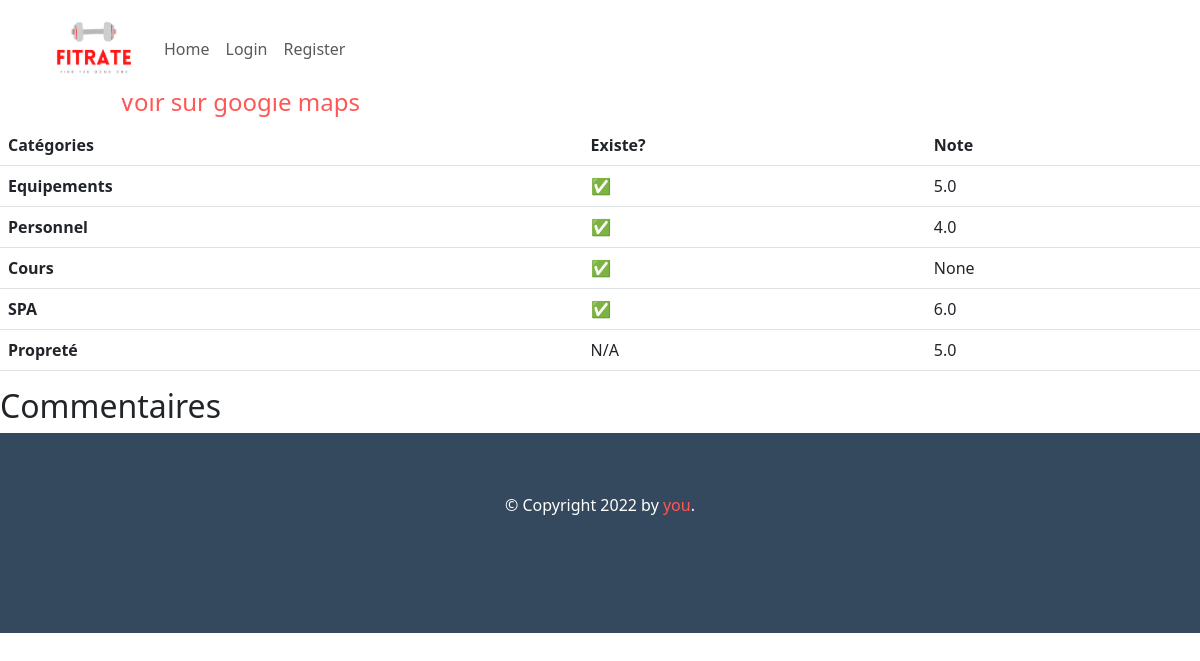
Before: /info?id=1 with the older database file.
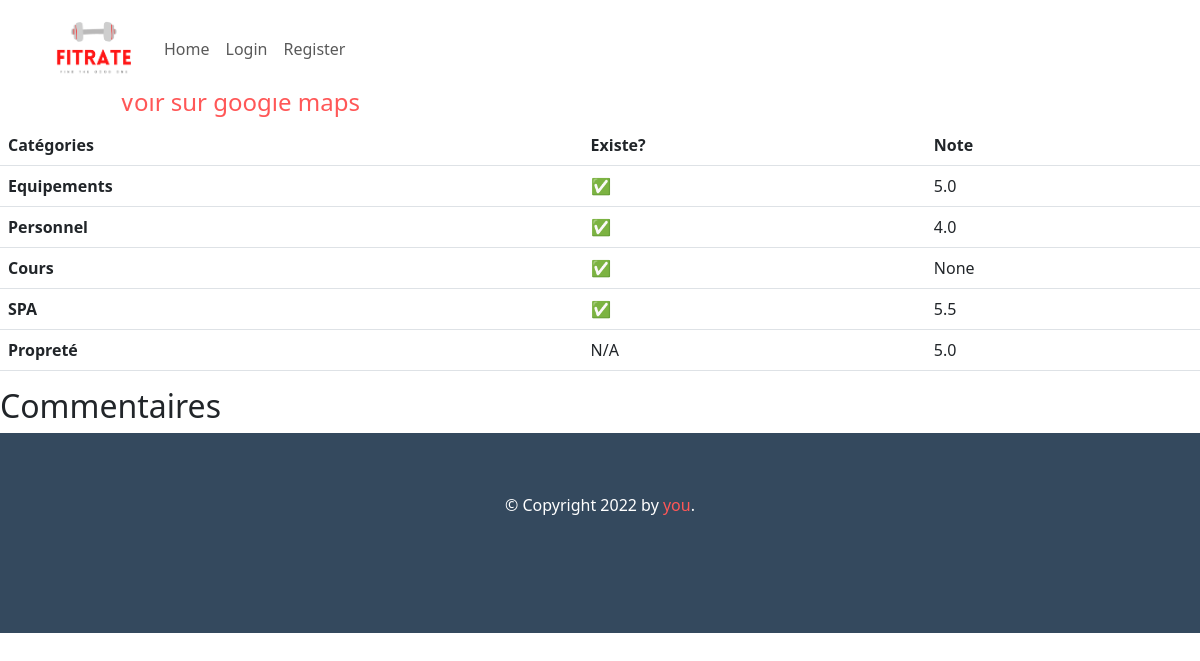
After: the same page with the newer database file.
### main.py (models this page shows, shortened)
class Fitness(db.Model):
    __tablename__ = 'fitness'
    id = db.Column(db.Integer, primary_key=True)
    name = db.Column(db.String(250), nullable=False)
    adresse = db.Column(db.String(250), nullable=False, unique=True)
    ville= db.Column(db.String(250), nullable=False, unique=True)
    url_image = db.Column(db.String(250), nullable=False)
    adresse_url = db.Column(db.String(250), nullable=False)
    note_equipement = db.Column(db.Float(250), nullable=False)
    note_equipement_nombre = db.Column(db.Integer)
    note_personnel = db.Column(db.Float(250))
    note_personnel_nombre = db.Column(db.Integer)
    note_proprete = db.Column(db.Float(250))
    note_proprete_nombre = db.Column(db.Integer)
    is_cours = db.Column(db.Boolean)
    note_cours = db.Column(db.Float(250))
    note_cours_nombre = db.Column(db.Integer)
    is_spa = db.Column(db.Boolean)
    note_spa = db.Column(db.Float(250))
    note_spa_nombre = db.Column(db.Integer)
    prix_mensuel = db.Column(db.Float(250))
    note_general = db.Column(db.Float(250))
    note_general_nombre = db.Column(db.Float(250))

### main.py (the view)
@app.route("/info")
def info():
    id = request.args.get("id")
    fitness = Fitness.query.filter_by(id=id).first()
    commentaires = Commentaire.query.filter_by(id_fitness=fitness.id)
    return render_template("info.html", fitness=fitness, commentaires = commentaires)

### templates/info.html (shortened to what this page needs)
{% extends "base.html" %}
{% block content %}
<div class="img_container">
</div>
  <h2>{{fitness.name}}</h2>
  <h3>{{fitness.ville}}, {{fitness.adresse}}</h3>
  <h4><a href={{fitness.adresse_url}}> Voir sur google maps</a></h4>
    <table class="table">
  <thead>
    <tr>
      <th scope="col">Catégories</th>
      <th scope="col">Existe?</th>
      <th scope="col">Note</th>
    </tr>
  </thead>
  <tbody>
    <tr>
      <th scope="row">Equipements</th>
      <td>✅</td>
      <td>{{fitness.note_equipement}}</td>
    </tr>
    <tr>
      <th scope="row">Personnel</th>
      <td>✅</td>
      <td>{{fitness.note_personnel}}</td>
    </tr>
    <tr>
      <th scope="row">Cours</th>
      {% if fitness.is_cours%}
      <td>✅</td>
      {% else %}
      <td>❌</td>
      {% endif%}
      {% if fitness.is_cours%}
      <td>{{fitness.note_cours}}</td>
      {% else %}
      <td>Pas de cours</td>
      {% endif%}
    </tr>
    <tr>
      <th scope="row">SPA</th>
      {% if fitness.is_spa%}
      <td>✅</td>
      {% else %}
      <td>❌</td>
      {% endif%}
      {% if fitness.is_spa%}
      <td>{{fitness.note_spa}}</td>
      {% else %}
      <td>Pas de cours</td>
      {% endif%}
    </tr>
    <tr>
      <th scope="row">Propreté</th>
      <td> N/A</td>
      <td>{{fitness.note_proprete}}</td>
    </tr>
  </tbody>
</table>
<h2>Commentaires</h2>
{% endblock %}

Changed rows visible on the page:
changed Fitness "None": note_spa "6.0" → "5.5"
